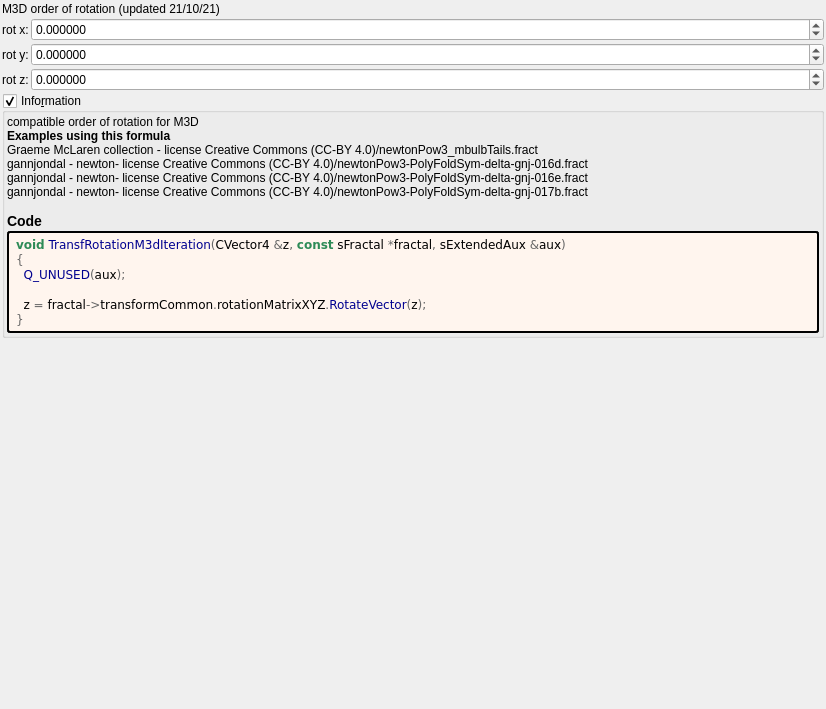
<?xml version="1.0" encoding="UTF-8"?>
<ui version="4.0">
 <class>transf_rotation_m3d</class>
 <widget class="QWidget" name="Form">
  <property name="geometry">
   <rect>
    <x>0</x>
    <y>0</y>
    <width>826</width>
    <height>709</height>
   </rect>
  </property>
  <property name="windowTitle">
   <string notr="true">transf_rotation_m3d</string>
  </property>
  <layout class="QVBoxLayout" name="verticalLayout">
   <property name="spacing">
    <number>2</number>
   </property>
   <property name="leftMargin">
    <number>2</number>
   </property>
   <property name="topMargin">
    <number>2</number>
   </property>
   <property name="rightMargin">
    <number>2</number>
   </property>
   <property name="bottomMargin">
    <number>2</number>
   </property>
   <item>
    <widget class="QLabel" name="label_16">
     <property name="text">
      <string notr="true">M3D order of rotation (updated 21/10/21)</string>
     </property>
    </widget>
   </item>
   <item>
    <layout class="QGridLayout" name="gridLayout_10" columnstretch="0,1">
     <property name="spacing">
      <number>2</number>
     </property>
     <item row="2" column="1">
      <widget class="MyDoubleSpinBox" name="spinboxd3_transf_rotationXYZ_y">
       <property name="sizePolicy">
        <sizepolicy hsizetype="Minimum" vsizetype="Maximum">
         <horstretch>0</horstretch>
         <verstretch>0</verstretch>
        </sizepolicy>
       </property>
       <property name="prefix">
        <string/>
       </property>
       <property name="suffix">
        <string/>
       </property>
       <property name="decimals">
        <number>6</number>
       </property>
       <property name="minimum">
        <double>-36000.000000000000000</double>
       </property>
       <property name="maximum">
        <double>36000.000000000000000</double>
       </property>
       <property name="singleStep">
        <double>1.000000000000000</double>
       </property>
      </widget>
     </item>
     <item row="2" column="0">
      <widget class="QLabel" name="label_34">
       <property name="text">
        <string notr="true">rot y:</string>
       </property>
       <property name="alignment">
        <set>Qt::AlignCenter</set>
       </property>
      </widget>
     </item>
     <item row="1" column="0">
      <widget class="QLabel" name="label_35">
       <property name="text">
        <string notr="true">rot x:</string>
       </property>
       <property name="alignment">
        <set>Qt::AlignCenter</set>
       </property>
      </widget>
     </item>
     <item row="1" column="1">
      <widget class="MyDoubleSpinBox" name="spinboxd3_transf_rotationXYZ_x">
       <property name="sizePolicy">
        <sizepolicy hsizetype="Minimum" vsizetype="Maximum">
         <horstretch>0</horstretch>
         <verstretch>0</verstretch>
        </sizepolicy>
       </property>
       <property name="prefix">
        <string/>
       </property>
       <property name="suffix">
        <string/>
       </property>
       <property name="decimals">
        <number>6</number>
       </property>
       <property name="minimum">
        <double>-36000.000000000000000</double>
       </property>
       <property name="maximum">
        <double>36000.000000000000000</double>
       </property>
       <property name="singleStep">
        <double>1.000000000000000</double>
       </property>
      </widget>
     </item>
     <item row="3" column="1">
      <widget class="MyDoubleSpinBox" name="spinboxd3_transf_rotationXYZ_z">
       <property name="sizePolicy">
        <sizepolicy hsizetype="Minimum" vsizetype="Maximum">
         <horstretch>0</horstretch>
         <verstretch>0</verstretch>
        </sizepolicy>
       </property>
       <property name="prefix">
        <string/>
       </property>
       <property name="suffix">
        <string/>
       </property>
       <property name="decimals">
        <number>6</number>
       </property>
       <property name="minimum">
        <double>-36000.000000000000000</double>
       </property>
       <property name="maximum">
        <double>36000.000000000000000</double>
       </property>
       <property name="singleStep">
        <double>1.000000000000000</double>
       </property>
      </widget>
     </item>
     <item row="3" column="0">
      <widget class="QLabel" name="label_36">
       <property name="text">
        <string notr="true">rot z:</string>
       </property>
       <property name="alignment">
        <set>Qt::AlignCenter</set>
       </property>
      </widget>
     </item>
    </layout>
   </item>
   <item>
    <widget class="MyGroupBox" name="groupCheck_info">
     <property name="title">
      <string>Info&amp;rmation</string>
     </property>
     <property name="flat">
      <bool>false</bool>
     </property>
     <property name="checkable">
      <bool>true</bool>
     </property>
     <layout class="QVBoxLayout" name="verticalLayout_2">
      <property name="spacing">
       <number>2</number>
      </property>
      <property name="leftMargin">
       <number>2</number>
      </property>
      <property name="topMargin">
       <number>2</number>
      </property>
      <property name="rightMargin">
       <number>2</number>
      </property>
      <property name="bottomMargin">
       <number>2</number>
      </property>
      <item>
       <widget class="QLabel" name="label_information_general">
        <property name="text">
         <string notr="true">&lt;p&gt;compatible order of rotation for M3D&lt;/p&gt;&lt;table&gt;
&lt;/table&gt;
&lt;br&gt;&lt;b&gt;Examples using this formula&lt;/b&gt;&lt;br&gt;Graeme McLaren  collection - license Creative Commons  (CC-BY 4.0)/newtonPow3_mbulbTails.fract&lt;br&gt;gannjondal - newton- license Creative Commons (CC-BY 4.0)/newtonPow3-PolyFoldSym-delta-gnj-016d.fract&lt;br&gt;gannjondal - newton- license Creative Commons (CC-BY 4.0)/newtonPow3-PolyFoldSym-delta-gnj-016e.fract&lt;br&gt;gannjondal - newton- license Creative Commons (CC-BY 4.0)/newtonPow3-PolyFoldSym-delta-gnj-017b.fract&lt;h3&gt;Code&lt;/h3&gt;</string>
        </property>
        <property name="wordWrap">
         <bool>true</bool>
        </property>
        <property name="openExternalLinks">
         <bool>true</bool>
        </property>
        <property name="textInteractionFlags">
         <set>Qt::LinksAccessibleByMouse|Qt::TextSelectableByMouse</set>
        </property>
       </widget>
      </item>
      <item>
       <widget class="QLabel" name="label_code_content">
        <property name="styleSheet">
         <string notr="true">border-style: outset; border-width: 2px; border-radius: 3px; border-color: black; background-color: #fff5ee; padding: 4px;</string>
        </property>
        <property name="text">
         <string notr="true">&lt;body style=&quot;background-color:#fff5ee&quot;&gt;
&lt;pre style=&quot;color:#000000; background-color:#fff5ee;  font-family:&#039;Courier New&#039;,monospace;white-space: pre-wrap;&quot;&gt;&lt;span style=&quot;color:#2e8b57; font-weight:bold&quot;&gt;void&lt;/span&gt; &lt;span style=&quot;color:#00008f&quot;&gt;TransfRotationM3dIteration&lt;/span&gt;&lt;span style=&quot;color:#676767&quot;&gt;(&lt;/span&gt;CVector4 &lt;span style=&quot;color:#676767&quot;&gt;&amp;amp;&lt;/span&gt;z&lt;span style=&quot;color:#676767&quot;&gt;,&lt;/span&gt; &lt;span style=&quot;color:#2e8b57; font-weight:bold&quot;&gt;const&lt;/span&gt; sFractal &lt;span style=&quot;color:#676767&quot;&gt;*&lt;/span&gt;fractal&lt;span style=&quot;color:#676767&quot;&gt;,&lt;/span&gt; sExtendedAux &lt;span style=&quot;color:#676767&quot;&gt;&amp;amp;&lt;/span&gt;aux&lt;span style=&quot;color:#676767&quot;&gt;)&lt;/span&gt;
&lt;span style=&quot;color:#676767&quot;&gt;{&lt;/span&gt;
  &lt;span style=&quot;color:#00008f&quot;&gt;Q_UNUSED&lt;/span&gt;&lt;span style=&quot;color:#676767&quot;&gt;(&lt;/span&gt;aux&lt;span style=&quot;color:#676767&quot;&gt;);&lt;/span&gt;

  z &lt;span style=&quot;color:#676767&quot;&gt;=&lt;/span&gt; fractal&lt;span style=&quot;color:#676767&quot;&gt;-&amp;gt;&lt;/span&gt;transformCommon&lt;span style=&quot;color:#676767&quot;&gt;.&lt;/span&gt;rotationMatrixXYZ&lt;span style=&quot;color:#676767&quot;&gt;.&lt;/span&gt;&lt;span style=&quot;color:#00008f&quot;&gt;RotateVector&lt;/span&gt;&lt;span style=&quot;color:#676767&quot;&gt;(&lt;/span&gt;z&lt;span style=&quot;color:#676767&quot;&gt;);&lt;/span&gt;
&lt;span style=&quot;color:#676767&quot;&gt;}&lt;/span&gt;
&lt;/pre&gt;
&lt;/body&gt;</string>
        </property>
        <property name="wordWrap">
         <bool>true</bool>
        </property>
        <property name="openExternalLinks">
         <bool>true</bool>
        </property>
        <property name="textInteractionFlags">
         <set>Qt::LinksAccessibleByMouse|Qt::TextSelectableByMouse</set>
        </property>
       </widget>
      </item>
     </layout>
    </widget>
   </item>
   <item>
    <spacer name="verticalSpacer">
     <property name="orientation">
      <enum>Qt::Vertical</enum>
     </property>
     <property name="sizeHint" stdset="0">
      <size>
       <width>20</width>
       <height>40</height>
      </size>
     </property>
    </spacer>
   </item>
  </layout>
 </widget>
 <customwidgets>
  <customwidget>
   <class>MyGroupBox</class>
   <extends>QGroupBox</extends>
   <header>my_group_box.h</header>
   <container>1</container>
  </customwidget>
  <customwidget>
   <class>MyDoubleSpinBox</class>
   <extends>QDoubleSpinBox</extends>
   <header>my_double_spin_box.h</header>
  </customwidget>
 </customwidgets>
 <tabstops>
  <tabstop>groupCheck_info</tabstop>
 </tabstops>
 <resources/>
 <connections/>
</ui>
